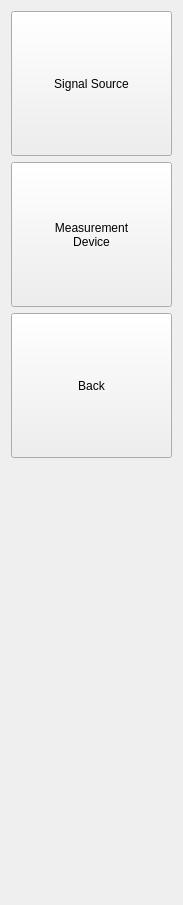
<?xml version="1.0" encoding="UTF-8"?>
<ui version="4.0">
 <class>MeasurementSettings</class>
 <widget class="QWidget" name="MeasurementSettings">
  <property name="geometry">
   <rect>
    <x>0</x>
    <y>0</y>
    <width>183</width>
    <height>905</height>
   </rect>
  </property>
  <property name="windowTitle">
   <string>MeasurementSettings</string>
  </property>
  <layout class="QGridLayout" name="gridLayout">
   <item row="4" column="0">
    <spacer name="verticalSpacer_2">
     <property name="orientation">
      <enum>Qt::Vertical</enum>
     </property>
     <property name="sizeHint" stdset="0">
      <size>
       <width>20</width>
       <height>40</height>
      </size>
     </property>
    </spacer>
   </item>
   <item row="2" column="0">
    <widget class="QPushButton" name="pushButton_back">
     <property name="sizePolicy">
      <sizepolicy hsizetype="Expanding" vsizetype="Expanding">
       <horstretch>0</horstretch>
       <verstretch>0</verstretch>
      </sizepolicy>
     </property>
     <property name="text">
      <string>Back</string>
     </property>
    </widget>
   </item>
   <item row="3" column="0">
    <spacer name="verticalSpacer">
     <property name="orientation">
      <enum>Qt::Vertical</enum>
     </property>
     <property name="sizeHint" stdset="0">
      <size>
       <width>20</width>
       <height>40</height>
      </size>
     </property>
    </spacer>
   </item>
   <item row="1" column="0">
    <widget class="QPushButton" name="pushButton_measurement_device">
     <property name="sizePolicy">
      <sizepolicy hsizetype="Expanding" vsizetype="Expanding">
       <horstretch>0</horstretch>
       <verstretch>0</verstretch>
      </sizepolicy>
     </property>
     <property name="text">
      <string>Measurement
Device</string>
     </property>
    </widget>
   </item>
   <item row="0" column="0">
    <widget class="QPushButton" name="pushButton_signal_source">
     <property name="sizePolicy">
      <sizepolicy hsizetype="Expanding" vsizetype="Expanding">
       <horstretch>0</horstretch>
       <verstretch>0</verstretch>
      </sizepolicy>
     </property>
     <property name="text">
      <string>Signal Source</string>
     </property>
    </widget>
   </item>
   <item row="5" column="0">
    <spacer name="verticalSpacer_3">
     <property name="orientation">
      <enum>Qt::Vertical</enum>
     </property>
     <property name="sizeHint" stdset="0">
      <size>
       <width>20</width>
       <height>40</height>
      </size>
     </property>
    </spacer>
   </item>
  </layout>
 </widget>
 <resources/>
 <connections/>
</ui>
